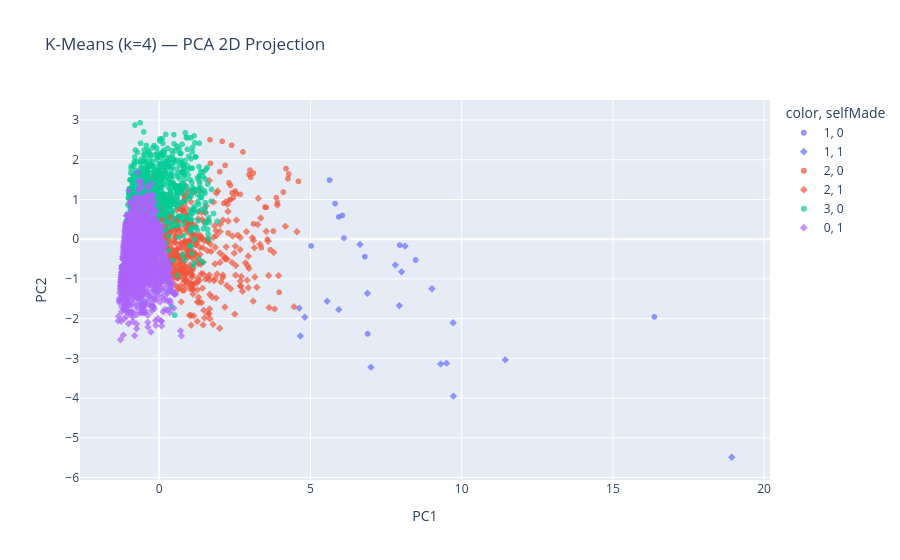

The code cell stored with this chart in its notebook:
### Code cell
OPTIMAL_K = 4   # adjust after inspecting elbow

km = KMeans(n_clusters=OPTIMAL_K, random_state=SEED, n_init=10)
cluster_df["cluster"] = km.fit_predict(X_c)

pcs = PCA(n_components=2, random_state=SEED).fit_transform(X_c)
cluster_df["PC1"] = pcs[:, 0]
cluster_df["PC2"] = pcs[:, 1]

fig = px.scatter(cluster_df, x="PC1", y="PC2",
                 color=cluster_df["cluster"].astype(str),
                 symbol="selfMade",
                 hover_data=["log_worth", "age"],
                 title=f"K-Means (k={OPTIMAL_K}) — PCA 2D Projection")
fig.update_traces(marker_size=6, opacity=0.7)
fig.show()

print("\nCluster profiles:")
print(cluster_df.groupby("cluster")[cluster_cols].mean().round(2))

### Figure 1 — Plotly figure (JSON) as saved in the notebook; plotly's stock layout.template omitted (floating-point values rounded to 4 significant figures; data arrays with more than 128 entries replaced by an {"elided": "..."} marker saying what was removed)
{"data": [{"customdata": [[12.26, 74.0], [11.33, 65.0], [11.3, 69.0], [10.99, 87.0], [10.99, 60.0], [10.98, 74.0], [10.96, 78.0], [10.95, 73.0], [10.9, 65.0], [10.57, 58.0], [10.45, 30.0]], "hovertemplate": "color=1<br>selfMade=0<br>PC1=%{x}<br>PC2=%{y}<br>log_worth=%{customdata[0]}<br>age=%{customdata[1]}<extra></extra>", "legendgroup": "1, 0", "marker": {"color": "#636efa", "size": 6, "symbol": "circle"}, "mode": "markers", "name": "1, 0", "opacity": 0.7, "showlegend": true, "type": "scattergl", "x": [16.37, 8.477, 7.955, 5.633, 6.798, 6.054, 5.815, 5.935, 6.11, 5.023, 6.892], "xaxis": "x", "y": [-1.957, -0.5231, -0.149, 1.487, -0.4401, 0.5974, 0.8962, 0.5619, 0.02795, -0.1707, -2.384], "yaxis": "y"}, {"customdata": [[12.1, 51.0], [11.64, 59.0], [11.58, 78.0], [11.57, 92.0], [11.55, 67.0], [11.46, 81.0], [11.44, 83.0], [11.3, 67.0], [11.28, 50.0], [11.26, 87.0], [11.24, 49.0], [11.13, 68.0], [11.07, 38.0], [10.82, 58.0], [10.76, 60.0], [10.71, 39.0], [10.47, 51.0], [10.46, 54.0], [10.32, 43.0]], "hovertemplate": "color=1<br>selfMade=1<br>PC1=%{x}<br>PC2=%{y}<br>log_worth=%{customdata[0]}<br>age=%{customdata[1]}<extra></extra>", "legendgroup": "1, 1", "marker": {"color": "#636efa", "size": 6, "symbol": "diamond"}, "mode": "markers", "name": "1, 1", "opacity": 0.7, "showlegend": true, "type": "scattergl", "x": [18.93, 11.44, 9.017, 8.129, 9.718, 8.013, 7.807, 7.941, 9.498, 6.638, 9.308, 6.885, 9.726, 5.936, 5.554, 7.001, 4.813, 4.631, 4.664], "xaxis": "x", "y": [-5.489, -3.038, -1.249, -0.173, -2.105, -0.8227, -0.6507, -1.674, -3.123, -0.1346, -3.14, -1.364, -3.952, -1.771, -1.561, -3.224, -1.963, -1.737, -2.437], "yaxis": "y"}, {"customdata": [[10.67, 83.0], [10.57, 85.0], [10.55, 83.0], [10.55, 87.0], [10.46, 77.0], [10.36, 74.0], [10.36, 72.0], [10.22, 60.0], [10.2, 69.0], [10.19, 69.0], [10.11, 56.0], [10.1, 52.0], [10.09, 82.0], [10.05, 80.0], [10.05, 83.0], [10.03, 81.0], [9.999, 52.0], [9.98, 61.0], [9.962, 36.0], [9.952, 90.0], [9.847, 72.0], [9.781, 72.0], [9.77, 73.0], [9.747, 92.0], [9.723, 70.0], [9.711, 72.0], [9.711, 55.0], [9.693, 75.0], [9.668, 69.0], [9.668, 69.0], [9.668, 76.0], [9.609, 83.0], [9.596, 68.0], [9.561, 55.0], [9.554, 93.0], [9.547, 67.0], [9.496, 80.0], [9.297, 83.0], [9.278, 93.0]], "hovertemplate": "color=2<br>selfMade=0<br>PC1=%{x}<br>PC2=%{y}<br>log_worth=%{customdata[0]}<br>age=%{customdata[1]}<extra></extra>", "legendgroup": "2, 0", "marker": {"color": "#EF553B", "size": 6, "symbol": "circle"}, "mode": "markers", "name": "2, 0", "opacity": 0.7, "showlegend": true, "type": "scattergl", "x": [4.605, 4.285, 4.259, 4.193, 4.105, 3.871, 3.909, 3.776, 3.538, 3.499, 3.576, 3.673, 3.11, 3.026, 3.002, 2.971, 3.377, 3.119, 3.968, 2.77, 2.675, 2.544, 2.514, 2.395, 2.446, 2.409, 2.599, 2.356, 2.348, 2.348, 2.306, 2.18, 2.221, 2.282, 2.082, 2.139, 2.0, 1.694, 1.68], "xaxis": "x", "y": [1.454, 1.638, 1.521, 1.777, 1.185, 1.046, 0.9167, 0.2051, 0.8016, 0.8086, -0.004041, -0.2706, 1.664, 1.556, 1.741, 1.625, -0.2148, 0.3862, -1.339, 2.196, 1.128, 1.147, 1.212, 2.366, 1.041, 1.167, 0.1055, 1.354, 0.9945, 0.9945, 1.421, 1.856, 0.9519, 0.1549, 2.462, 0.9028, 1.699, 1.91, 2.502], "yaxis": "y"}, {"customdata": {"elided": "452x2 float values"}, "hovertemplate": "color=2<br>selfMade=1<br>PC1=%{x}<br>PC2=%{y}<br>log_worth=%{customdata[0]}<br>age=%{customdata[1]}<extra></extra>", "legendgroup": "2, 1", "marker": {"color": "#EF553B", "size": 6, "symbol": "diamond"}, "mode": "markers", "name": "2, 1", "opacity": 0.7, "showlegend": true, "type": "scattergl", "x": {"elided": "452 float values"}, "xaxis": "x", "y": {"elided": "452 float values"}, "yaxis": "y"}, {"customdata": {"elided": "778x2 float values"}, "hovertemplate": "color=3<br>selfMade=0<br>PC1=%{x}<br>PC2=%{y}<br>log_worth=%{customdata[0]}<br>age=%{customdata[1]}<extra></extra>", "legendgroup": "3, 0", "marker": {"color": "#00cc96", "size": 6, "symbol": "circle"}, "mode": "markers", "name": "3, 0", "opacity": 0.7, "showlegend": true, "type": "scattergl", "x": {"elided": "778 float values"}, "xaxis": "x", "y": {"elided": "778 float values"}, "yaxis": "y"}, {"customdata": {"elided": "1341x2 float values"}, "hovertemplate": "color=0<br>selfMade=1<br>PC1=%{x}<br>PC2=%{y}<br>log_worth=%{customdata[0]}<br>age=%{customdata[1]}<extra></extra>", "legendgroup": "0, 1", "marker": {"color": "#ab63fa", "size": 6, "symbol": "diamond"}, "mode": "markers", "name": "0, 1", "opacity": 0.7, "showlegend": true, "type": "scattergl", "x": {"elided": "1341 float values"}, "xaxis": "x", "y": {"elided": "1341 float values"}, "yaxis": "y"}], "layout": {"legend": {"title": {"text": "color, selfMade"}, "tracegroupgap": 0}, "title": {"text": "K-Means (k=4) — PCA 2D Projection"}, "xaxis": {"anchor": "y", "domain": [0, 1], "title": {"text": "PC1"}}, "yaxis": {"anchor": "x", "domain": [0, 1], "title": {"text": "PC2"}}}}
